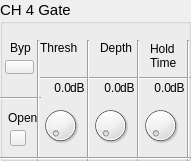
  <widget class="QGroupBox" name="groupBox_4">
   <property name="geometry">
    <rect>
     <x>750</x>
     <y>10</y>
     <width>191</width>
     <height>161</height>
    </rect>
   </property>
   <property name="font">
    <font>
     <pointsize>11</pointsize>
    </font>
   </property>
   <property name="title">
    <string>CH 4 Gate</string>
   </property>
   <widget class="QLabel" name="label_34">
    <property name="geometry">
     <rect>
      <x>10</x>
      <y>40</y>
      <width>21</width>
      <height>16</height>
     </rect>
    </property>
    <property name="font">
     <font>
      <pointsize>9</pointsize>
     </font>
    </property>
    <property name="text">
     <string>Byp</string>
    </property>
   </widget>
   <widget class="QLabel" name="label_35">
    <property name="geometry">
     <rect>
      <x>40</x>
      <y>40</y>
      <width>41</width>
      <height>16</height>
     </rect>
    </property>
    <property name="font">
     <font>
      <pointsize>9</pointsize>
     </font>
    </property>
    <property name="text">
     <string>Thresh</string>
    </property>
   </widget>
   <widget class="QLabel" name="label_36">
    <property name="geometry">
     <rect>
      <x>100</x>
      <y>40</y>
      <width>41</width>
      <height>16</height>
     </rect>
    </property>
    <property name="font">
     <font>
      <pointsize>9</pointsize>
     </font>
    </property>
    <property name="text">
     <string>Depth</string>
    </property>
   </widget>
   <widget class="QLabel" name="label_37">
    <property name="geometry">
     <rect>
      <x>150</x>
      <y>40</y>
      <width>31</width>
      <height>31</height>
     </rect>
    </property>
    <property name="font">
     <font>
      <pointsize>9</pointsize>
     </font>
    </property>
    <property name="text">
     <string>Hold
Time</string>
    </property>
   </widget>
   <widget class="Line" name="line_22">
    <property name="geometry">
     <rect>
      <x>40</x>
      <y>70</y>
      <width>151</width>
      <height>16</height>
     </rect>
    </property>
    <property name="orientation">
     <enum>Qt::Horizontal</enum>
    </property>
   </widget>
   <widget class="Line" name="line_23">
    <property name="geometry">
     <rect>
      <x>0</x>
      <y>90</y>
      <width>41</width>
      <height>16</height>
     </rect>
    </property>
    <property name="orientation">
     <enum>Qt::Horizontal</enum>
    </property>
   </widget>
   <widget class="Line" name="line_24">
    <property name="geometry">
     <rect>
      <x>30</x>
      <y>40</y>
      <width>16</width>
      <height>121</height>
     </rect>
    </property>
    <property name="orientation">
     <enum>Qt::Vertical</enum>
    </property>
   </widget>
   <widget class="Line" name="line_25">
    <property name="geometry">
     <rect>
      <x>80</x>
      <y>40</y>
      <width>16</width>
      <height>121</height>
     </rect>
    </property>
    <property name="orientation">
     <enum>Qt::Vertical</enum>
    </property>
   </widget>
   <widget class="Line" name="line_26">
    <property name="geometry">
     <rect>
      <x>130</x>
      <y>40</y>
      <width>16</width>
      <height>121</height>
     </rect>
    </property>
    <property name="orientation">
     <enum>Qt::Vertical</enum>
    </property>
   </widget>
   <widget class="Line" name="line_27">
    <property name="geometry">
     <rect>
      <x>180</x>
      <y>40</y>
      <width>16</width>
      <height>121</height>
     </rect>
    </property>
    <property name="orientation">
     <enum>Qt::Vertical</enum>
    </property>
   </widget>
   <widget class="OIDDial" name="dial_10">
    <property name="geometry">
     <rect>
      <x>40</x>
      <y>100</y>
      <width>41</width>
      <height>51</height>
     </rect>
    </property>
   </widget>
   <widget class="OIDDial" name="dial_11">
    <property name="geometry">
     <rect>
      <x>90</x>
      <y>100</y>
      <width>41</width>
      <height>51</height>
     </rect>
    </property>
   </widget>
   <widget class="OIDDial" name="dial_12">
    <property name="geometry">
     <rect>
      <x>140</x>
      <y>100</y>
      <width>41</width>
      <height>51</height>
     </rect>
    </property>
   </widget>
   <widget class="Line" name="line_28">
    <property name="geometry">
     <rect>
      <x>0</x>
      <y>150</y>
      <width>191</width>
      <height>16</height>
     </rect>
    </property>
    <property name="orientation">
     <enum>Qt::Horizontal</enum>
    </property>
   </widget>
   <widget class="QLabel" name="label_38">
    <property name="geometry">
     <rect>
      <x>70</x>
      <y>80</y>
      <width>16</width>
      <height>16</height>
     </rect>
    </property>
    <property name="font">
     <font>
      <pointsize>9</pointsize>
     </font>
    </property>
    <property name="text">
     <string>dB</string>
    </property>
   </widget>
   <widget class="QLabel" name="label_39">
    <property name="geometry">
     <rect>
      <x>120</x>
      <y>80</y>
      <width>16</width>
      <height>16</height>
     </rect>
    </property>
    <property name="font">
     <font>
      <pointsize>9</pointsize>
     </font>
    </property>
    <property name="text">
     <string>dB</string>
    </property>
   </widget>
   <widget class="QLabel" name="label_40">
    <property name="geometry">
     <rect>
      <x>170</x>
      <y>80</y>
      <width>16</width>
      <height>16</height>
     </rect>
    </property>
    <property name="font">
     <font>
      <pointsize>9</pointsize>
     </font>
    </property>
    <property name="text">
     <string>dB</string>
    </property>
   </widget>
   <widget class="QLabel" name="ls10">
    <property name="geometry">
     <rect>
      <x>40</x>
      <y>80</y>
      <width>31</width>
      <height>16</height>
     </rect>
    </property>
    <property name="font">
     <font>
      <pointsize>9</pointsize>
     </font>
    </property>
    <property name="text">
     <string>0.0</string>
    </property>
    <property name="alignment">
     <set>Qt::AlignRight|Qt::AlignTrailing|Qt::AlignVCenter</set>
    </property>
   </widget>
   <widget class="QLabel" name="ls11">
    <property name="geometry">
     <rect>
      <x>90</x>
      <y>80</y>
      <width>31</width>
      <height>16</height>
     </rect>
    </property>
    <property name="font">
     <font>
      <pointsize>9</pointsize>
     </font>
    </property>
    <property name="text">
     <string>0.0</string>
    </property>
    <property name="alignment">
     <set>Qt::AlignRight|Qt::AlignTrailing|Qt::AlignVCenter</set>
    </property>
   </widget>
   <widget class="QLabel" name="ls12">
    <property name="geometry">
     <rect>
      <x>140</x>
      <y>80</y>
      <width>31</width>
      <height>16</height>
     </rect>
    </property>
    <property name="font">
     <font>
      <pointsize>9</pointsize>
     </font>
    </property>
    <property name="text">
     <string>0.0</string>
    </property>
    <property name="alignment">
     <set>Qt::AlignRight|Qt::AlignTrailing|Qt::AlignVCenter</set>
    </property>
   </widget>
   <widget class="QLabel" name="label_44">
    <property name="geometry">
     <rect>
      <x>8</x>
      <y>110</y>
      <width>31</width>
      <height>16</height>
     </rect>
    </property>
    <property name="font">
     <font>
      <pointsize>9</pointsize>
     </font>
    </property>
    <property name="text">
     <string>Open</string>
    </property>
   </widget>
   <widget class="OIDStatePushBtn" name="bypass4">
    <property name="geometry">
     <rect>
      <x>5</x>
      <y>60</y>
      <width>29</width>
      <height>14</height>
     </rect>
    </property>
    <property name="text">
     <string/>
    </property>
    <property name="checkable">
     <bool>true</bool>
    </property>
   </widget>
   <widget class="OIDStatus" name="btnOpen_4">
    <property name="enabled">
     <bool>true</bool>
    </property>
    <property name="geometry">
     <rect>
      <x>10</x>
      <y>130</y>
      <width>16</width>
      <height>16</height>
     </rect>
    </property>
    <property name="text">
     <string/>
    </property>
    <property name="checkable">
     <bool>false</bool>
    </property>
   </widget>
  </widget>
